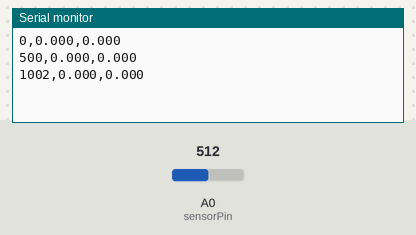
Bench run of a sketch on a simulated Arduino Uno, built with avr-gcc and run on an emulated ATmega328P. Shown: the last lines printed to the serial monitor. Inputs (shaded band) come from the test bench; at power-on: A0 (sensorPin) = 512.

Above: at 1.3 s.
1.4 s: A0 (sensorPin) set to 716
At 1.9 s:
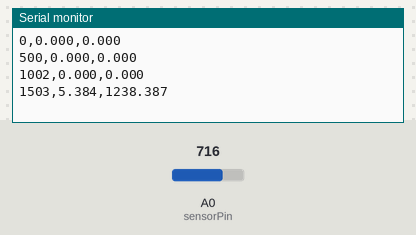
2.9 s: A0 (sensorPin) set to 900
At 3.4 s:
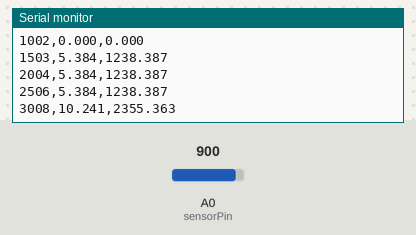
Timing chart, 0 to 5.9 s (numbered marks = the images above; inputs shaded):
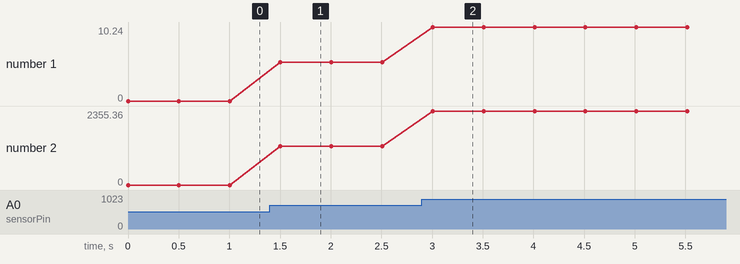

Measured:
- after the input at 1.4 s, the serial monitor: prints a new line after 0.10 s (image 1)
- after the input at 2.9 s, the serial monitor: prints a new line after 0.11 s (image 2)
- plotted number 1: 0 → 5.38 after the input at 1.4 s, 5.38 → 10.24 after the input at 2.9 s
- plotted number 2: 0 → 1238.39 after the input at 1.4 s, 1238.39 → 2355.36 after the input at 2.9 s

The sketch:

Arduino_Code.ino
```cpp
// Energy Monitor - Arduino Side
// Reads ACS712 output, calculates current, sends via Serial

const int sensorPin = A0;
const float voltageRef = 5.0;
const float sensitivity = 0.185; // 185mV/A for ACS712-5A
const int adcResolution = 1024;

void setup() {
  Serial.begin(9600);
}

void loop() {
  int rawValue = analogRead(sensorPin);

  // Convert ADC value to voltage
  float voltage = (rawValue / (float)adcResolution) * voltageRef;

  // ACS712 outputs 2.5V at 0A (midpoint)
  float current = (voltage - 2.5) / sensitivity;

  // Assume 230V supply (India standard)
  float power = abs(current) * 230.0;

  // Send as CSV: timestamp_ms,current,power
  Serial.print(millis());
  Serial.print(",");
  Serial.print(current, 3);
  Serial.print(",");
  Serial.println(power, 3);

  delay(500); // 2 readings per second
}
```
